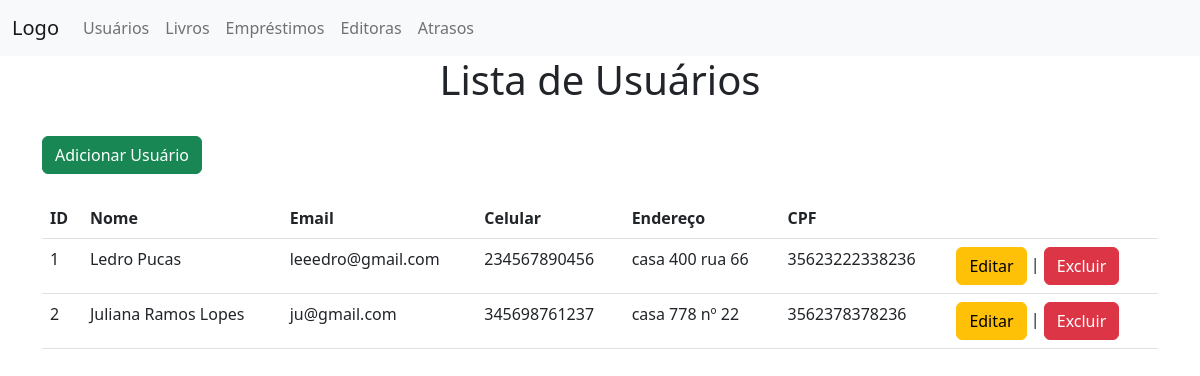
Page /Juliana3A/usuarios.php on the earlier database version.
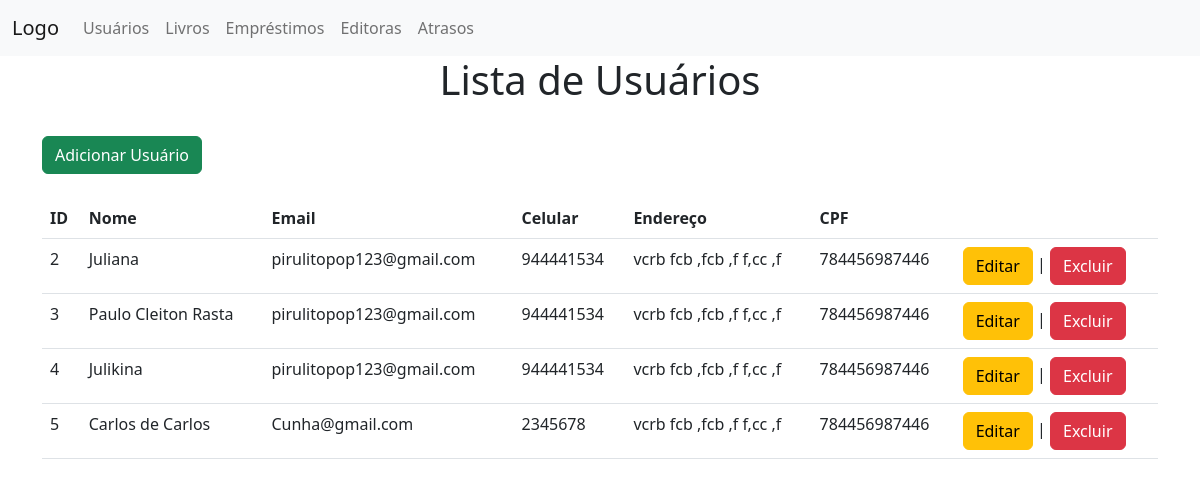
Same page on the later database version.
### tables this page shows
CREATE TABLE `usuarios` (
  `id` int(11) NOT NULL,
  `nome` text NOT NULL,
  `email` text NOT NULL,
  `celular` text NOT NULL,
  `endereco` text NOT NULL,
  `cpf` text NOT NULL
);

### Juliana3A/usuarios.php (the view, shortened to what this page needs)
<!DOCTYPE html>
<html lang="en">
<head>
	<link rel="stylesheet" href="css/bootstrap.min.css">
</head>
<body>
<nav class="navbar navbar-expand-lg bg-light">
        <div class="container-fluid">
          <a class="navbar-brand" href="index.html">Logo</a>
          <div class="collapse navbar-collapse" id="navbarNavAltMarkup">
            <div class="navbar-nav">
              <a class="nav-link" href="usuarios.php">Usuários</a>
			  <a class="nav-link" href="livros.php">Livros</a>
			  <a class="nav-link" href="emprestimo.php">Empréstimos</a>
			  <a class="nav-link" href="editora.php">Editoras</a>
			  <a class="nav-link" href="atrasos.php">Atrasos</a>
            </div>
          </div>
        </div>
      </nav>
<div class="container">
<center><h1>Lista de Usuários</h1></center>
	  <br>
	  <a href="adicionar.php" type="button" class="btn btn-success">Adicionar Usuário</a><br><br>
	<table class="table">
		<tr>
			<th>ID</th>
			<th>Nome</th>
			<th>Email</th>
			<th>Celular</th>
			<th>Endereço</th>
			<th>CPF</th>
			<th></th>
		</tr>
		<?php
			include 'conexao.php';
			$sql = "SELECT * FROM usuarios";
			$result = mysqli_query($conn, $sql);
			if (mysqli_num_rows($result) > 0) {
				while ($row = mysqli_fetch_assoc($result)) {
					echo "<tr>";
					echo "<td>".$row["id"]."</td>";
					echo "<td>".$row["nome"]."</td>";
					echo "<td>".$row["email"]."</td>";
					echo "<td>".$row["celular"]."</td>";
					echo "<td>".$row["endereco"]."</td>";
					echo "<td>".$row["cpf"]."</td>";
					echo "<td><a href='editar.php?id=".$row["id"]."' class='btn btn-warning'>Editar</a> | <a href='excluir.php?id=".$row["id"]."' class='btn btn-danger'>Excluir</a></td>";
					echo "</tr>";
				}
			} else {
				echo "<tr><td colspan='4'>Nenhum usuário encontrado.</td></tr>";
			}
		?>
	</table>
	</div>
</body>
</html>

Differences in the rows shown:
removed usuarios: id "1", nome "Ledro Pucas", email "leeedro@gmail.com", celular "234567890456", endereco "casa 400 rua 66", cpf "35623222338236"
changed usuarios id 2: nome "Juliana Ramos Lopes" → "Juliana"; email "ju@gmail.com" → "pirulitopop123@gmail.com"; celular "345698761237" → "944441534"; endereco "casa 778 nº 22" → "vcrb fcb ,fcb ,f f,cc ,f"; cpf "3562378378236" → "784456987446"
added usuarios: id "3", nome "Paulo Cleiton Rasta", email "pirulitopop123@gmail.com", celular "944441534", endereco "vcrb fcb ,fcb ,f f,cc ,f", cpf "784456987446"
added usuarios: id "4", nome "Julikina", email "pirulitopop123@gmail.com", celular "944441534", endereco "vcrb fcb ,fcb ,f f,cc ,f", cpf "784456987446"
added usuarios: id "5", nome "Carlos de Carlos", email "Cunha@gmail.com", celular "2345678", endereco "vcrb fcb ,fcb ,f f,cc ,f", cpf "784456987446"
